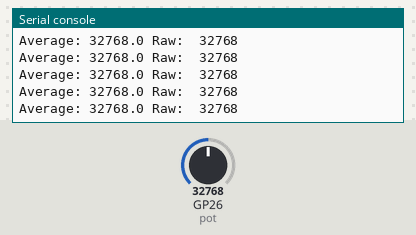
Bench run of a program on a simulated Raspberry Pi Pico running MicroPython. Parts: the last lines printed to the serial console. The inputs (shaded band) are chosen by the test bench; at power-on: GP26 (pot) = 32768 (analog values on the 0–65535 scale).

Above: at 1.2 s.
1.3 s: GP26 (pot) set to 45874
At 1.56 s:
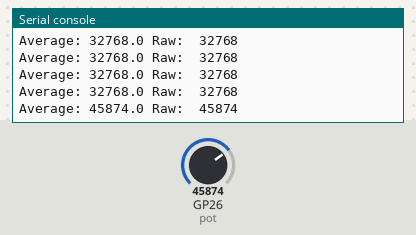
2.8 s: GP26 (pot) set to 57670
At 2.96 s:
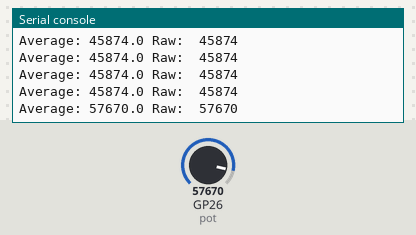
Timing chart, 0 to 5.8 s (numbered marks = the images above; inputs shaded):
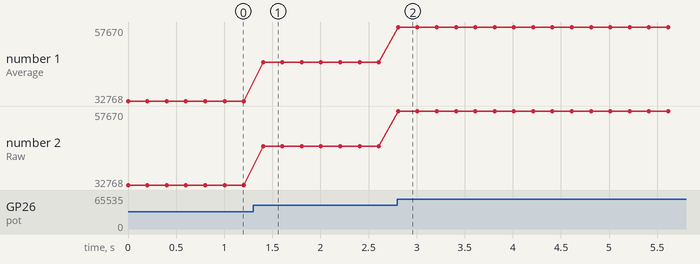

The program:

Pot_average_function.py
```python
from machine import ADC, Pin
import time

pot = ADC(Pin(26))
conversion_factor = 100 / 65535

def read_pot():
    var1 = pot.read_u16()
    var2 = pot.read_u16()
    var3 = pot.read_u16()
    var4 = pot.read_u16()
    var5 = pot.read_u16()
    total = (var1 + var2 + var3 + var4 + var5) / 5
    return total

while True:
    print("Average:", read_pot(), "Raw: ", pot.read_u16())
    time.sleep(0.2)
```

Measured:
- after the input at 1.3 s, the serial console: prints a new line after 0.10 s (image 1)
- after the input at 2.8 s, the serial console: prints a new line at once (image 2)
- plotted number 1: 32768 → 45874 after the input at 1.3 s, 45874 → 57670 after the input at 2.8 s
- plotted number 2: 32768 → 45874 after the input at 1.3 s, 45874 → 57670 after the input at 2.8 s
